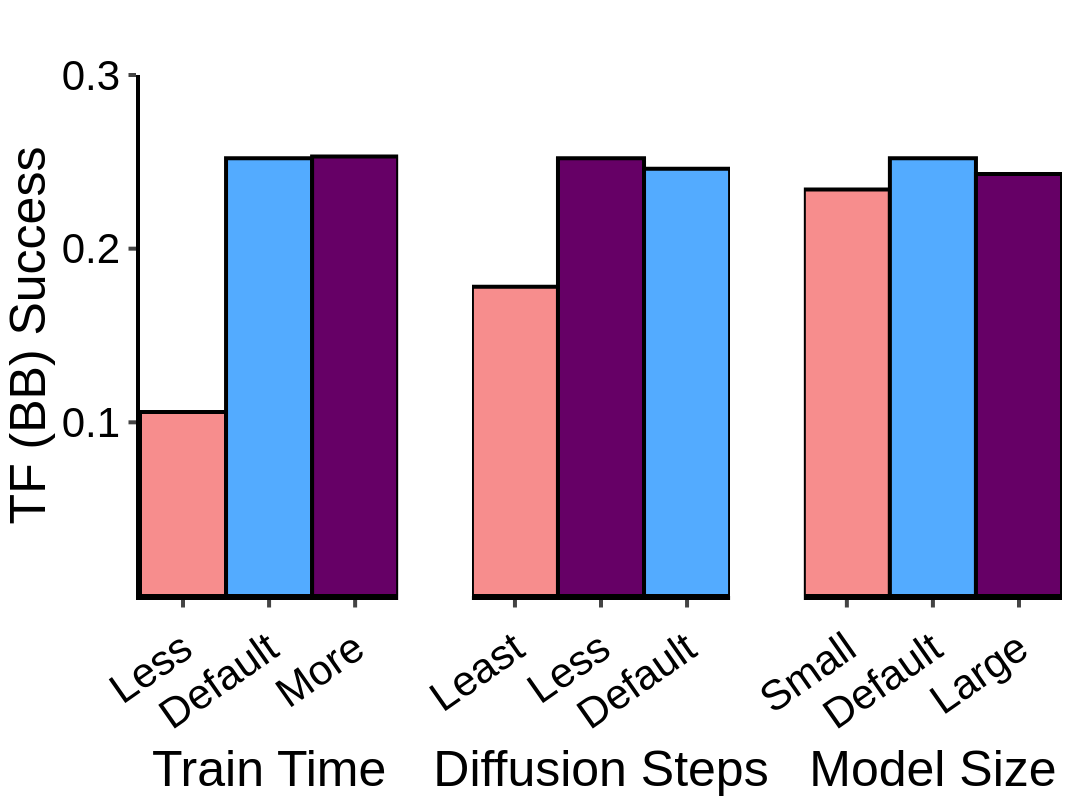

The code cell stored with this chart in its notebook:
### Code cell
mismatched_specifics = ["Less", "Default", "More"]
mismatch_type = ["Train Time", "Train Time", "Train Time"]
mismatch_mia = [0.106, 0.252, 0.253]
df_1 = {"mismatched_specifics": mismatched_specifics, "Mismatch Type": mismatch_type, "mismatch_mia": mismatch_mia}

mismatched_specifics_2 = ["Least", "Less", "Default"]
mismatch_type_2 = ["Diffusion Steps", "Diffusion Steps", "Diffusion Steps"]
mismatch_mia_2 = [0.178, 0.252, 0.246]
df_2 = {"mismatched_specifics": mismatched_specifics_2, "Mismatch Type": mismatch_type_2, "mismatch_mia": mismatch_mia_2}

mismatched_specifics_3 = ["Small", "Default", "Large"]
mismatch_type_3 = ["Model Size", "Model Size", "Model Size"]
mismatch_mia_3 = [0.234, 0.252, 0.243]
df_3 = {"mismatched_specifics": mismatched_specifics_3, "Mismatch Type": mismatch_type_3, "mismatch_mia": mismatch_mia_3}

fig = go.Figure()

fig1 = px.bar(
    data_frame=df_1,
    x="mismatched_specifics",
    y="mismatch_mia",
    color="mismatched_specifics",
    color_discrete_sequence=["#f78d8d", "#53abff", "#660066"],
)

fig2 = px.bar(
    data_frame=df_2,
    x="mismatched_specifics",
    y="mismatch_mia",
    color="mismatched_specifics",
    color_discrete_sequence=["#f78d8d", "#660066", "#53abff"],
)

fig3 = px.bar(
    data_frame=df_3,
    x="mismatched_specifics",
    y="mismatch_mia",
    color="mismatched_specifics",
    color_discrete_sequence=["#f78d8d", "#53abff", "#660066"],
)

fig = make_subplots(rows=1, cols=3, shared_yaxes=True, horizontal_spacing=0.08)

for trace in fig1.data:
    fig.add_trace(trace, row=1, col=1)

for trace in fig2.data:
    fig.add_trace(trace, row=1, col=2)

for trace in fig3.data:
    fig.add_trace(trace, row=1, col=3)

fig.update_layout(bargap=0.0, showlegend=False)
fig.update_xaxes(
  ticks="outside", tickwidth=4, ticklen=7.5, linewidth=4, linecolor="black", tickangle=-35, title_font_family="Helvetica", tickfont_family="Helvetica", tickfont_size=FONT_SIZE+10,
)
fig.update_yaxes(
    ticks="outside", tickwidth=4, ticklen=7.5, linewidth=4, linecolor="black", title = "TF (BB) Success", tickangle=0, title_font_family="Helvetica", tickfont_family="Helvetica", tickfont_size=FONT_SIZE+10,
)
fig.update_yaxes(tickmode='array', tickvals=[0.1, 0.2, 0.3], range=[0, 0.3])
fig.update_traces(marker_line_width=4, marker_line_color="black")
fig.update_yaxes(showticklabels=False, title_text=None, row=1, col=2)
fig.update_xaxes(title_text="Train Time", categoryorder="array", categoryarray=["Less", "Default", "More"], row=1, col=1)
fig.update_xaxes(title_text="Diffusion Steps", categoryorder="array", categoryarray=["Least", "Less", "Default"], row=1, col=2)
fig.update_xaxes(title_text="Model Size", categoryorder="array", categoryarray=["Small", "Default", "Large"], row=1, col=3)
fig.update_yaxes(visible=False, row=1, col=2)
fig.update_yaxes(visible=False, row=1, col=3)

customize_figure_layout(fig, render_legend=False)
save_and_display_figure(fig, "berka_tf_shadow_variation", plots_dir)

### Figure 1 — Plotly figure (JSON) as saved in the notebook; plotly's stock layout.template omitted (floating-point values rounded to 4 significant figures)
{"data": [{"hovertemplate": "mismatched_specifics=%{x}<br>mismatch_mia=%{y}<extra></extra>", "legendgroup": "Less", "marker": {"color": "#f78d8d", "line": {"color": "black", "width": 4}, "pattern": {"shape": ""}}, "name": "Less", "orientation": "v", "showlegend": true, "textposition": "auto", "type": "bar", "x": ["Less"], "xaxis": "x", "y": [0.106], "yaxis": "y"}, {"hovertemplate": "mismatched_specifics=%{x}<br>mismatch_mia=%{y}<extra></extra>", "legendgroup": "Default", "marker": {"color": "#53abff", "line": {"color": "black", "width": 4}, "pattern": {"shape": ""}}, "name": "Default", "orientation": "v", "showlegend": true, "textposition": "auto", "type": "bar", "x": ["Default"], "xaxis": "x", "y": [0.252], "yaxis": "y"}, {"hovertemplate": "mismatched_specifics=%{x}<br>mismatch_mia=%{y}<extra></extra>", "legendgroup": "More", "marker": {"color": "#660066", "line": {"color": "black", "width": 4}, "pattern": {"shape": ""}}, "name": "More", "orientation": "v", "showlegend": true, "textposition": "auto", "type": "bar", "x": ["More"], "xaxis": "x", "y": [0.253], "yaxis": "y"}, {"hovertemplate": "mismatched_specifics=%{x}<br>mismatch_mia=%{y}<extra></extra>", "legendgroup": "Least", "marker": {"color": "#f78d8d", "line": {"color": "black", "width": 4}, "pattern": {"shape": ""}}, "name": "Least", "orientation": "v", "showlegend": true, "textposition": "auto", "type": "bar", "x": ["Least"], "xaxis": "x2", "y": [0.178], "yaxis": "y2"}, {"hovertemplate": "mismatched_specifics=%{x}<br>mismatch_mia=%{y}<extra></extra>", "legendgroup": "Less", "marker": {"color": "#660066", "line": {"color": "black", "width": 4}, "pattern": {"shape": ""}}, "name": "Less", "orientation": "v", "showlegend": true, "textposition": "auto", "type": "bar", "x": ["Less"], "xaxis": "x2", "y": [0.252], "yaxis": "y2"}, {"hovertemplate": "mismatched_specifics=%{x}<br>mismatch_mia=%{y}<extra></extra>", "legendgroup": "Default", "marker": {"color": "#53abff", "line": {"color": "black", "width": 4}, "pattern": {"shape": ""}}, "name": "Default", "orientation": "v", "showlegend": true, "textposition": "auto", "type": "bar", "x": ["Default"], "xaxis": "x2", "y": [0.246], "yaxis": "y2"}, {"hovertemplate": "mismatched_specifics=%{x}<br>mismatch_mia=%{y}<extra></extra>", "legendgroup": "Small", "marker": {"color": "#f78d8d", "line": {"color": "black", "width": 4}, "pattern": {"shape": ""}}, "name": "Small", "orientation": "v", "showlegend": true, "textposition": "auto", "type": "bar", "x": ["Small"], "xaxis": "x3", "y": [0.234], "yaxis": "y3"}, {"hovertemplate": "mismatched_specifics=%{x}<br>mismatch_mia=%{y}<extra></extra>", "legendgroup": "Default", "marker": {"color": "#53abff", "line": {"color": "black", "width": 4}, "pattern": {"shape": ""}}, "name": "Default", "orientation": "v", "showlegend": true, "textposition": "auto", "type": "bar", "x": ["Default"], "xaxis": "x3", "y": [0.252], "yaxis": "y3"}, {"hovertemplate": "mismatched_specifics=%{x}<br>mismatch_mia=%{y}<extra></extra>", "legendgroup": "Large", "marker": {"color": "#660066", "line": {"color": "black", "width": 4}, "pattern": {"shape": ""}}, "name": "Large", "orientation": "v", "showlegend": true, "textposition": "auto", "type": "bar", "x": ["Large"], "xaxis": "x3", "y": [0.243], "yaxis": "y3"}], "layout": {"bargap": 0, "font": {"color": "black", "family": "Helvetica", "size": 42}, "height": 800, "margin": {"b": 25, "l": 30, "r": 30, "t": 75}, "plot_bgcolor": "white", "showlegend": false, "title": {"font": {"family": "Helvetica"}, "x": 0.5, "y": 0.975}, "width": 1100, "xaxis": {"anchor": "y", "categoryarray": ["Less", "Default", "More"], "categoryorder": "array", "domain": [0, 0.28], "linecolor": "black", "linewidth": 4, "tickangle": -35, "tickfont": {"family": "Helvetica", "size": 42}, "ticklen": 7.5, "ticks": "outside", "tickwidth": 4, "title": {"font": {"family": "Helvetica"}, "text": "Train Time"}}, "xaxis2": {"anchor": "y2", "categoryarray": ["Least", "Less", "Default"], "categoryorder": "array", "domain": [0.36, 0.64], "linecolor": "black", "linewidth": 4, "tickangle": -35, "tickfont": {"family": "Helvetica", "size": 42}, "ticklen": 7.5, "ticks": "outside", "tickwidth": 4, "title": {"font": {"family": "Helvetica"}, "text": "Diffusion Steps"}}, "xaxis3": {"anchor": "y3", "categoryarray": ["Small", "Default", "Large"], "categoryorder": "array", "domain": [0.72, 1], "linecolor": "black", "linewidth": 4, "tickangle": -35, "tickfont": {"family": "Helvetica", "size": 42}, "ticklen": 7.5, "ticks": "outside", "tickwidth": 4, "title": {"font": {"family": "Helvetica"}, "text": "Model Size"}}, "yaxis": {"anchor": "x", "domain": [0, 1], "linecolor": "black", "linewidth": 4, "range": [0, 0.3], "tickangle": 0, "tickfont": {"family": "Helvetica", "size": 42}, "ticklen": 7.5, "tickmode": "array", "ticks": "outside", "tickvals": [0.1, 0.2, 0.3], "tickwidth": 4, "title": {"font": {"family": "Helvetica"}, "text": "TF (BB) Success"}}, "yaxis2": {"anchor": "x2", "domain": [0, 1], "linecolor": "black", "linewidth": 4, "matches": "y", "range": [0, 0.3], "showticklabels": false, "tickangle": 0, "tickfont": {"family": "Helvetica", "size": 42}, "ticklen": 7.5, "tickmode": "array", "ticks": "outside", "tickvals": [0.1, 0.2, 0.3], "tickwidth": 4, "title": {"font": {"family": "Helvetica"}}, "visible": false}, "yaxis3": {"anchor": "x3", "domain": [0, 1], "linecolor": "black", "linewidth": 4, "matches": "y", "range": [0, 0.3], "showticklabels": false, "tickangle": 0, "tickfont": {"family": "Helvetica", "size": 42}, "ticklen": 7.5, "tickmode": "array", "ticks": "outside", "tickvals": [0.1, 0.2, 0.3], "tickwidth": 4, "title": {"font": {"family": "Helvetica"}, "text": "TF (BB) Success"}, "visible": false}}}
